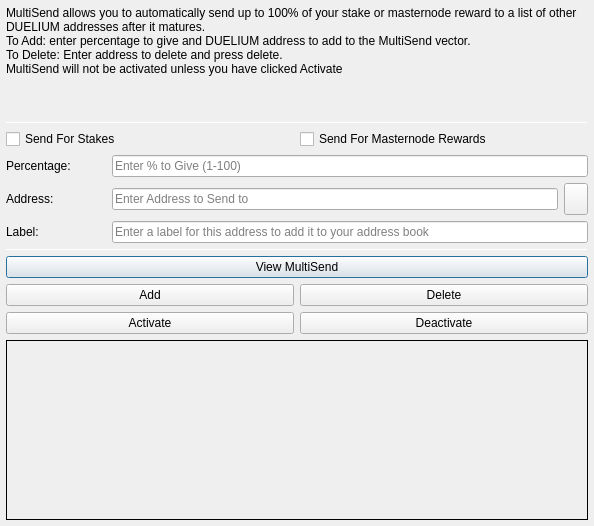
<?xml version="1.0" encoding="UTF-8"?>
<ui version="4.0">
 <class>MultiSendDialog</class>
 <widget class="QDialog" name="MultiSendDialog">
  <property name="windowModality">
   <enum>Qt::NonModal</enum>
  </property>
  <property name="geometry">
   <rect>
    <x>0</x>
    <y>0</y>
    <width>594</width>
    <height>526</height>
   </rect>
  </property>
  <property name="windowTitle">
   <string>MultiSend</string>
  </property>
  <layout class="QVBoxLayout" name="verticalLayout" stretch="0">
   <property name="leftMargin">
    <number>6</number>
   </property>
   <property name="topMargin">
    <number>6</number>
   </property>
   <property name="rightMargin">
    <number>6</number>
   </property>
   <property name="bottomMargin">
    <number>6</number>
   </property>
   <item>
    <layout class="QVBoxLayout" name="verticalLayout_Main" stretch="1,1,1,0,1,1,1">
     <item>
      <widget class="QLabel" name="label_2">
       <property name="lineWidth">
        <number>1</number>
       </property>
       <property name="text">
        <string>MultiSend allows you to automatically send up to 100% of your stake or masternode reward to a list of other DUELIUM addresses after it matures.
To Add: enter percentage to give and DUELIUM address to add to the MultiSend vector.
To Delete: Enter address to delete and press delete.
MultiSend will not be activated unless you have clicked Activate</string>
       </property>
       <property name="alignment">
        <set>Qt::AlignLeading|Qt::AlignLeft|Qt::AlignTop</set>
       </property>
       <property name="wordWrap">
        <bool>true</bool>
       </property>
      </widget>
     </item>
     <item>
      <widget class="Line" name="line">
       <property name="minimumSize">
        <size>
         <width>0</width>
         <height>1</height>
        </size>
       </property>
       <property name="maximumSize">
        <size>
         <width>16777215</width>
         <height>1</height>
        </size>
       </property>
       <property name="orientation">
        <enum>Qt::Horizontal</enum>
       </property>
      </widget>
     </item>
     <item>
      <layout class="QVBoxLayout" name="verticalLayout_Settings">
       <item>
        <layout class="QHBoxLayout" name="horizontalLayout">
         <item>
          <widget class="QCheckBox" name="multiSendStakeCheckBox">
           <property name="text">
            <string>Send For Stakes</string>
           </property>
          </widget>
         </item>
         <item>
          <widget class="QCheckBox" name="multiSendMasternodeCheckBox">
           <property name="text">
            <string>Send For Masternode Rewards</string>
           </property>
          </widget>
         </item>
        </layout>
       </item>
       <item>
        <layout class="QHBoxLayout" name="horizontalLayout_6">
         <item>
          <widget class="QLabel" name="label">
           <property name="minimumSize">
            <size>
             <width>100</width>
             <height>0</height>
            </size>
           </property>
           <property name="toolTip">
            <string>Percentage of stake to send</string>
           </property>
           <property name="text">
            <string>Percentage:</string>
           </property>
          </widget>
         </item>
         <item>
          <widget class="QLineEdit" name="multiSendPercentEdit">
           <property name="toolTip">
            <string>Enter whole numbers 1 - 100</string>
           </property>
           <property name="placeholderText">
            <string>Enter % to Give (1-100)</string>
           </property>
          </widget>
         </item>
        </layout>
       </item>
       <item>
        <layout class="QHBoxLayout" name="horizontalLayout_7">
         <item>
          <widget class="QLabel" name="label_5">
           <property name="minimumSize">
            <size>
             <width>100</width>
             <height>0</height>
            </size>
           </property>
           <property name="toolTip">
            <string>Address to send portion of stake to</string>
           </property>
           <property name="text">
            <string>Address:</string>
           </property>
          </widget>
         </item>
         <item>
          <widget class="QLineEdit" name="multiSendAddressEdit">
           <property name="toolTip">
            <string/>
           </property>
           <property name="placeholderText">
            <string>Enter Address to Send to</string>
           </property>
          </widget>
         </item>
         <item>
          <widget class="QToolButton" name="addressBookButton">
           <property name="maximumSize">
            <size>
             <width>16777215</width>
             <height>32</height>
            </size>
           </property>
           <property name="toolTip">
            <string>Choose an address from the address book</string>
           </property>
           <property name="text">
            <string/>
           </property>
           <property name="icon">
            <iconset resource="../DUELIUM.qrc">
             <normaloff>:/icons/address-book</normaloff>:/icons/address-book</iconset>
           </property>
           <property name="shortcut">
            <string>Alt+A</string>
           </property>
          </widget>
         </item>
        </layout>
       </item>
      </layout>
     </item>
     <item>
      <layout class="QHBoxLayout" name="horizontalLayout_3">
       <item>
        <widget class="QLabel" name="label_3">
         <property name="minimumSize">
          <size>
           <width>100</width>
           <height>0</height>
          </size>
         </property>
         <property name="text">
          <string>Label:</string>
         </property>
        </widget>
       </item>
       <item>
        <widget class="QLineEdit" name="labelAddressLabelEdit">
         <property name="placeholderText">
          <string>Enter a label for this address to add it to your address book</string>
         </property>
        </widget>
       </item>
      </layout>
     </item>
     <item>
      <widget class="Line" name="line_2">
       <property name="minimumSize">
        <size>
         <width>0</width>
         <height>1</height>
        </size>
       </property>
       <property name="maximumSize">
        <size>
         <width>16777215</width>
         <height>1</height>
        </size>
       </property>
       <property name="orientation">
        <enum>Qt::Horizontal</enum>
       </property>
      </widget>
     </item>
     <item>
      <layout class="QVBoxLayout" name="verticalLayout_Buttons">
       <item>
        <layout class="QHBoxLayout" name="horizontalLayout_4">
         <item>
          <widget class="QPushButton" name="viewButton">
           <property name="toolTip">
            <string/>
           </property>
           <property name="statusTip">
            <string>View MultiSend Vector</string>
           </property>
           <property name="text">
            <string>View MultiSend</string>
           </property>
          </widget>
         </item>
        </layout>
       </item>
       <item>
        <layout class="QHBoxLayout" name="horizontalLayout_2">
         <item>
          <widget class="QPushButton" name="addButton">
           <property name="toolTip">
            <string/>
           </property>
           <property name="statusTip">
            <string>Add to MultiSend Vector</string>
           </property>
           <property name="text">
            <string>Add</string>
           </property>
          </widget>
         </item>
         <item>
          <widget class="QPushButton" name="deleteButton">
           <property name="toolTip">
            <string/>
           </property>
           <property name="statusTip">
            <string>Delete Address From MultiSend Vector</string>
           </property>
           <property name="text">
            <string>Delete</string>
           </property>
          </widget>
         </item>
        </layout>
       </item>
       <item>
        <layout class="QHBoxLayout" name="horizontalLayout_5">
         <item>
          <widget class="QPushButton" name="activateButton">
           <property name="statusTip">
            <string>Activate MultiSend</string>
           </property>
           <property name="text">
            <string>Activate</string>
           </property>
          </widget>
         </item>
         <item>
          <widget class="QPushButton" name="disableButton">
           <property name="statusTip">
            <string>Deactivate MultiSend</string>
           </property>
           <property name="text">
            <string>Deactivate</string>
           </property>
          </widget>
         </item>
        </layout>
       </item>
      </layout>
     </item>
     <item>
      <widget class="QLabel" name="message">
       <property name="minimumSize">
        <size>
         <width>0</width>
         <height>180</height>
        </size>
       </property>
       <property name="frameShape">
        <enum>QFrame::Panel</enum>
       </property>
       <property name="frameShadow">
        <enum>QFrame::Plain</enum>
       </property>
       <property name="lineWidth">
        <number>1</number>
       </property>
       <property name="midLineWidth">
        <number>1</number>
       </property>
       <property name="text">
        <string/>
       </property>
       <property name="alignment">
        <set>Qt::AlignLeading|Qt::AlignLeft|Qt::AlignTop</set>
       </property>
       <property name="wordWrap">
        <bool>true</bool>
       </property>
      </widget>
     </item>
    </layout>
   </item>
  </layout>
 </widget>
 <resources>
  <include location="../DUELIUM.qrc"/>
 </resources>
 <connections/>
</ui>
